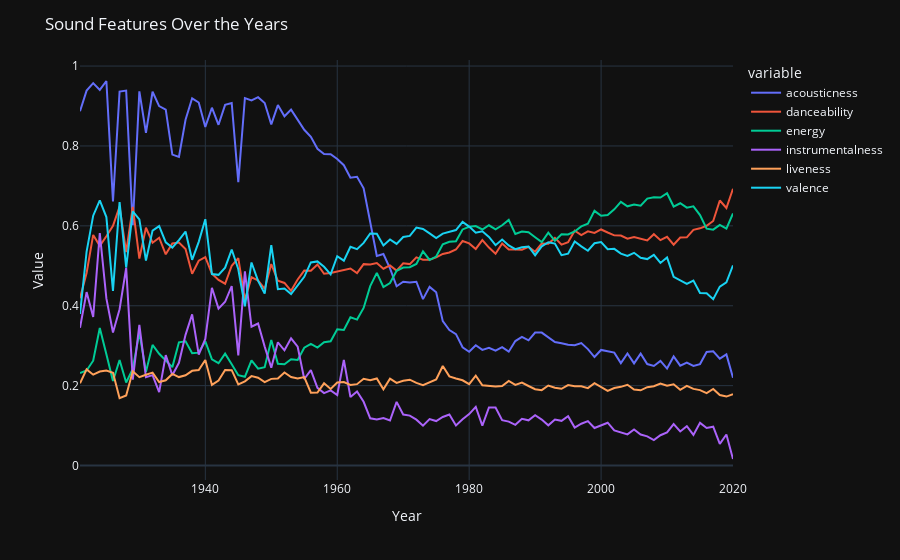

Notebook code cell kept with this figure:
### Markdown cell above
#### Looks like the song counts are distributed mostly evenly across decades. The 2020s being the lowest makes sense because the dataset was added in 2021, only 1 year into the current decade.

### Code cell
# Visualize how the important features of songs change as time passes
# inspired by Kaggle
sound_features = ['acousticness', 'danceability', 'energy', 'instrumentalness', 'liveness', 'valence']
fig = px.line(year_data, x='year', y=sound_features)
fig.update_layout(
    title='Sound Features Over the Years',
    xaxis_title='Year',
    yaxis_title='Value',
    template='plotly_dark',
)
fig.show()
